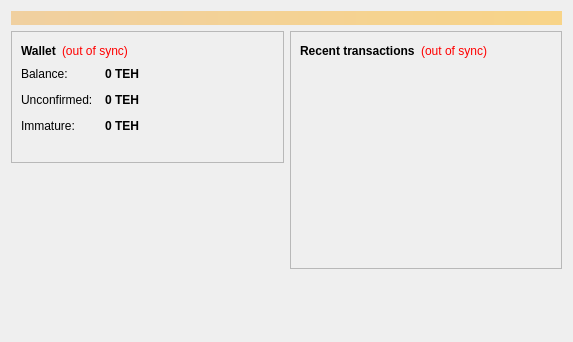
<?xml version="1.0" encoding="UTF-8"?>
<ui version="4.0">
 <class>OverviewPage</class>
 <widget class="QWidget" name="OverviewPage">
  <property name="geometry">
   <rect>
    <x>0</x>
    <y>0</y>
    <width>573</width>
    <height>342</height>
   </rect>
  </property>
  <property name="windowTitle">
   <string>Form</string>
  </property>
  <layout class="QVBoxLayout" name="topLayout">
   <item>
    <widget class="QLabel" name="labelAlerts">
     <property name="visible">
      <bool>false</bool>
     </property>
     <property name="styleSheet">
      <string notr="true">background-color: qlineargradient(x1: 0, y1: 0, x2: 1, y2: 0, stop:0 #F0D0A0, stop:1 #F8D488); color:#000000;</string>
     </property>
     <property name="wordWrap">
      <bool>true</bool>
     </property>
     <property name="margin">
      <number>3</number>
     </property>
    </widget>
   </item>
   <item>
    <layout class="QHBoxLayout" name="horizontalLayout" stretch="1,1">
     <item>
      <layout class="QVBoxLayout" name="verticalLayout_2">
       <item>
        <widget class="QFrame" name="frame">
         <property name="frameShape">
          <enum>QFrame::StyledPanel</enum>
         </property>
         <property name="frameShadow">
          <enum>QFrame::Raised</enum>
         </property>
         <layout class="QVBoxLayout" name="verticalLayout_4">
          <item>
           <layout class="QHBoxLayout" name="horizontalLayout_4">
            <item>
             <widget class="QLabel" name="label_5">
              <property name="font">
               <font>
                <weight>75</weight>
                <bold>true</bold>
               </font>
              </property>
              <property name="text">
               <string>Wallet</string>
              </property>
             </widget>
            </item>
            <item>
             <widget class="QLabel" name="labelWalletStatus">
              <property name="toolTip">
               <string>&lt;html&gt;&lt;head/&gt;&lt;body&gt;&lt;p&gt;The displayed information may be out of date. Your wallet automatically synchronizes with the TehCoin network after a connection is established, but this process has not completed yet.&lt;/p&gt;&lt;/body&gt;&lt;/html&gt;</string>
              </property>
              <property name="styleSheet">
               <string notr="true">QLabel { color: red; }</string>
              </property>
              <property name="text">
               <string notr="true">(out of sync)</string>
              </property>
              <property name="alignment">
               <set>Qt::AlignLeading|Qt::AlignLeft|Qt::AlignVCenter</set>
              </property>
             </widget>
            </item>
            <item>
             <spacer name="horizontalSpacer_2">
              <property name="orientation">
               <enum>Qt::Horizontal</enum>
              </property>
              <property name="sizeHint" stdset="0">
               <size>
                <width>40</width>
                <height>20</height>
               </size>
              </property>
             </spacer>
            </item>
           </layout>
          </item>
          <item>
           <layout class="QFormLayout" name="formLayout_2">
            <property name="fieldGrowthPolicy">
             <enum>QFormLayout::AllNonFixedFieldsGrow</enum>
            </property>
            <property name="horizontalSpacing">
             <number>12</number>
            </property>
            <property name="verticalSpacing">
             <number>12</number>
            </property>
            <item row="0" column="0">
             <widget class="QLabel" name="label">
              <property name="text">
               <string>Balance:</string>
              </property>
             </widget>
            </item>
            <item row="0" column="1">
             <widget class="QLabel" name="labelBalance">
              <property name="font">
               <font>
                <weight>75</weight>
                <bold>true</bold>
               </font>
              </property>
              <property name="cursor">
               <cursorShape>IBeamCursor</cursorShape>
              </property>
              <property name="toolTip">
               <string>Your current balance</string>
              </property>
              <property name="text">
               <string notr="true">0 TEH</string>
              </property>
              <property name="textInteractionFlags">
               <set>Qt::LinksAccessibleByMouse|Qt::TextSelectableByKeyboard|Qt::TextSelectableByMouse</set>
              </property>
             </widget>
            </item>
            <item row="1" column="0">
             <widget class="QLabel" name="label_3">
              <property name="text">
               <string>Unconfirmed:</string>
              </property>
             </widget>
            </item>
            <item row="1" column="1">
             <widget class="QLabel" name="labelUnconfirmed">
              <property name="font">
               <font>
                <weight>75</weight>
                <bold>true</bold>
               </font>
              </property>
              <property name="cursor">
               <cursorShape>IBeamCursor</cursorShape>
              </property>
              <property name="toolTip">
               <string>Total of transactions that have yet to be confirmed, and do not yet count toward the current balance</string>
              </property>
              <property name="text">
               <string notr="true">0 TEH</string>
              </property>
              <property name="textInteractionFlags">
               <set>Qt::LinksAccessibleByMouse|Qt::TextSelectableByKeyboard|Qt::TextSelectableByMouse</set>
              </property>
             </widget>
            </item>
            <item row="2" column="0">
             <widget class="QLabel" name="labelImmatureText">
              <property name="text">
               <string>Immature:</string>
              </property>
             </widget>
            </item>
            <item row="2" column="1">
             <widget class="QLabel" name="labelImmature">
              <property name="font">
               <font>
                <weight>75</weight>
                <bold>true</bold>
               </font>
              </property>
              <property name="toolTip">
               <string>Mined balance that has not yet matured</string>
              </property>
              <property name="text">
               <string notr="true">0 TEH</string>
              </property>
              <property name="textInteractionFlags">
               <set>Qt::LinksAccessibleByMouse|Qt::TextSelectableByKeyboard|Qt::TextSelectableByMouse</set>
              </property>
             </widget>
            </item>
           </layout>
          </item>
          <item>
           <widget class="QLabel" name="label_wallet_bgcoin">
            <property name="text">
             <string/>
            </property>
            <property name="pixmap">
             <pixmap resource="../bitcoin.qrc">:/images/wallet_bgcoin</pixmap>
            </property>
            <property name="scaledContents">
             <bool>false</bool>
            </property>
            <property name="alignment">
             <set>Qt::AlignCenter</set>
            </property>
            <property name="margin">
             <number>-2</number>
            </property>
           </widget>
          </item>
         </layout>
        </widget>
       </item>
       <item>
        <spacer name="verticalSpacer">
         <property name="orientation">
          <enum>Qt::Vertical</enum>
         </property>
         <property name="sizeHint" stdset="0">
          <size>
           <width>20</width>
           <height>40</height>
          </size>
         </property>
        </spacer>
       </item>
      </layout>
     </item>
     <item>
      <layout class="QVBoxLayout" name="verticalLayout_3">
       <item>
        <widget class="QFrame" name="frame_2">
         <property name="frameShape">
          <enum>QFrame::StyledPanel</enum>
         </property>
         <property name="frameShadow">
          <enum>QFrame::Raised</enum>
         </property>
         <layout class="QVBoxLayout" name="verticalLayout">
          <item>
           <layout class="QHBoxLayout" name="horizontalLayout_2">
            <item>
             <widget class="QLabel" name="label_4">
              <property name="text">
               <string>&lt;b&gt;Recent transactions&lt;/b&gt;</string>
              </property>
             </widget>
            </item>
            <item>
             <widget class="QLabel" name="labelTransactionsStatus">
              <property name="toolTip">
               <string>&lt;html&gt;&lt;head/&gt;&lt;body&gt;&lt;p&gt;The displayed information may be out of date. Your wallet automatically synchronizes with the TehCoin network after a connection is established, but this process has not completed yet.&lt;/p&gt;&lt;/body&gt;&lt;/html&gt;</string>
              </property>
              <property name="styleSheet">
               <string notr="true">QLabel { color: red; }</string>
              </property>
              <property name="text">
               <string notr="true">(out of sync)</string>
              </property>
              <property name="alignment">
               <set>Qt::AlignRight|Qt::AlignTrailing|Qt::AlignVCenter</set>
              </property>
             </widget>
            </item>
            <item>
             <spacer name="horizontalSpacer">
              <property name="orientation">
               <enum>Qt::Horizontal</enum>
              </property>
              <property name="sizeHint" stdset="0">
               <size>
                <width>40</width>
                <height>20</height>
               </size>
              </property>
             </spacer>
            </item>
           </layout>
          </item>
          <item>
           <widget class="QListView" name="listTransactions">
            <property name="styleSheet">
             <string notr="true">QListView { background: transparent; }</string>
            </property>
            <property name="frameShape">
             <enum>QFrame::NoFrame</enum>
            </property>
            <property name="verticalScrollBarPolicy">
             <enum>Qt::ScrollBarAlwaysOff</enum>
            </property>
            <property name="horizontalScrollBarPolicy">
             <enum>Qt::ScrollBarAlwaysOff</enum>
            </property>
            <property name="selectionMode">
             <enum>QAbstractItemView::NoSelection</enum>
            </property>
           </widget>
          </item>
         </layout>
        </widget>
       </item>
       <item>
        <spacer name="verticalSpacer_2">
         <property name="orientation">
          <enum>Qt::Vertical</enum>
         </property>
         <property name="sizeHint" stdset="0">
          <size>
           <width>20</width>
           <height>40</height>
          </size>
         </property>
        </spacer>
       </item>
      </layout>
     </item>
    </layout>
   </item>
  </layout>
 </widget>
 <resources/>
 <connections/>
</ui>
